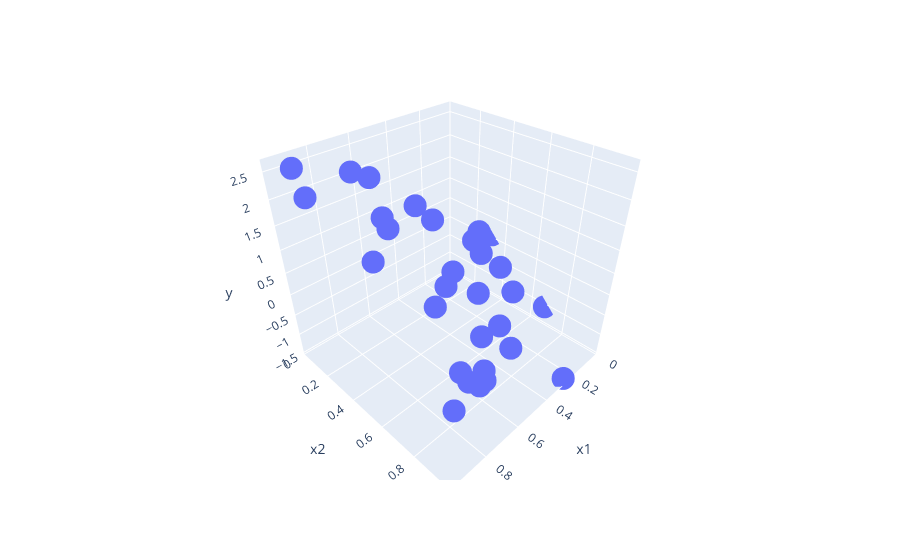

The notebook cell saved with this chart:
### Code cell
df = pd.DataFrame(np.array([x[:, 0], x[:, 1], y]).T, columns=['x1', 'x2', 'y'])
fig = px.scatter_3d(df, x='x1', y='x2', z='y')

fig.update_layout(scene = dict(
                        xaxis=dict(
                            nticks=10, range=[0, 1]
                            ), 
                        yaxis=dict(
                            nticks=10, range=[0, 1]
                            ),
                        )
                  )
fig.show()

### Figure 1 — Plotly figure (JSON) as saved in the notebook; plotly's stock layout.template omitted (floating-point values rounded to 4 significant figures)
{"data": [{"hovertemplate": "x1=%{x}<br>x2=%{y}<br>y=%{z}<extra></extra>", "legendgroup": "", "marker": {"color": "#636efa", "symbol": "circle"}, "mode": "markers", "name": "", "scene": "scene", "showlegend": false, "type": "scatter3d", "x": [0.3686, 0.6539, 0.6576, 0.7616, 0.8058, 0.7087, 0.7987, 0.6904, 0.4153, 0.01388, 0.9419, 0.5771, 0.4599, 0.4772, 0.1321, 0.8511, 0.2678, 0.9246, 0.9524, 0.006099, 0.09287, 0.6681, 0.1855, 0.4171, 0.5787, 0.1745, 0.4303, 0.1997, 0.7189, 0.5731], "y": [0.2526, 0.06254, 0.2612, 0.9152, 0.8583, 0.6254, 0.8936, 0.8738, 0.1889, 0.6848, 0.9595, 0.5512, 0.823, 0.4927, 0.4797, 0.4444, 0.9879, 0.08761, 0.205, 0.3109, 0.2973, 0.3084, 0.3451, 0.5902, 0.7584, 0.5991, 0.7318, 0.4101, 0.9044, 0.0761], "z": [0.9793, 2.12, 1.532, -0.2224, 0.03659, 0.5412, -0.08344, -0.2404, 1.264, -1.027, 0.005354, 0.5005, -0.5491, 0.4763, -0.1749, 1.369, -1.428, 2.586, 2.29, 0.07959, 0.2939, 1.411, 0.3357, 0.06353, -0.1178, -0.4485, -0.3347, 0.1693, -0.2753, 1.918]}], "layout": {"legend": {"tracegroupgap": 0}, "margin": {"t": 60}, "scene": {"domain": {"x": [0, 1], "y": [0, 1]}, "xaxis": {"nticks": 10, "range": [0, 1], "title": {"text": "x1"}}, "yaxis": {"nticks": 10, "range": [0, 1], "title": {"text": "x2"}}, "zaxis": {"title": {"text": "y"}}}}}
